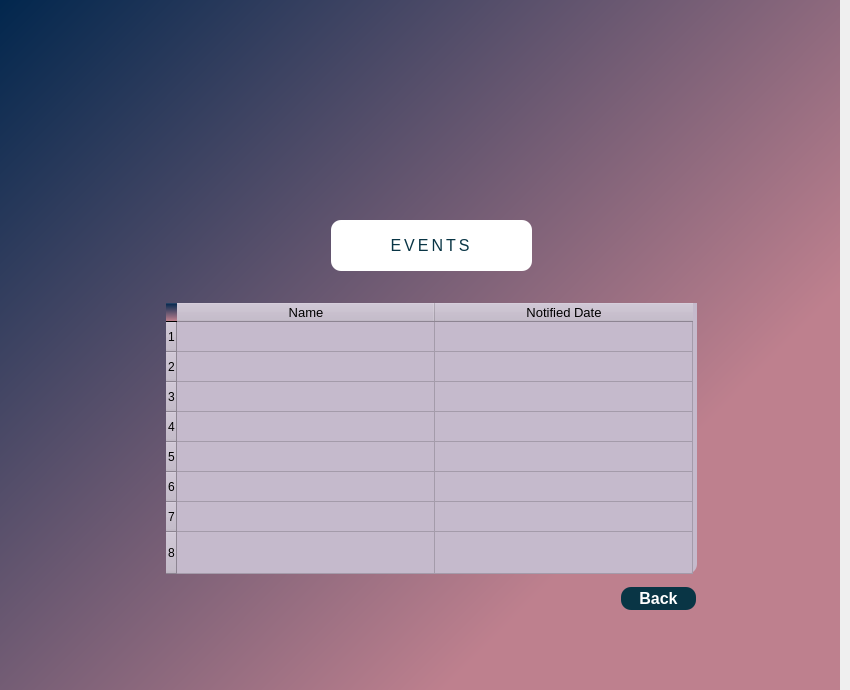
<?xml version="1.0" encoding="UTF-8"?>
<ui version="4.0">
 <class>MainWindow</class>
 <widget class="QMainWindow" name="MainWindow">
  <property name="geometry">
   <rect>
    <x>0</x>
    <y>0</y>
    <width>850</width>
    <height>690</height>
   </rect>
  </property>
  <property name="minimumSize">
   <size>
    <width>850</width>
    <height>690</height>
   </size>
  </property>
  <property name="maximumSize">
   <size>
    <width>850</width>
    <height>690</height>
   </size>
  </property>
  <property name="windowTitle">
   <string>MainWindow</string>
  </property>
  <property name="styleSheet">
   <string notr="true"/>
  </property>
  <widget class="QWidget" name="centralwidget">
   <widget class="QWidget" name="widget" native="true">
    <property name="geometry">
     <rect>
      <x>-10</x>
      <y>0</y>
      <width>850</width>
      <height>690</height>
     </rect>
    </property>
    <property name="minimumSize">
     <size>
      <width>850</width>
      <height>690</height>
     </size>
    </property>
    <property name="maximumSize">
     <size>
      <width>850</width>
      <height>690</height>
     </size>
    </property>
    <property name="font">
     <font>
      <family>Tahoma</family>
      <pointsize>12</pointsize>
      <weight>75</weight>
      <bold>true</bold>
     </font>
    </property>
    <property name="styleSheet">
     <string notr="true">background-color:#be808e;
background-color: qlineargradient(spread:pad, x1:0, y1:0, x2:0.813, y2:0.653409, stop:0#00264d, stop:1#be808e);</string>
    </property>
    <widget class="QLabel" name="infotext">
     <property name="geometry">
      <rect>
       <x>341</x>
       <y>220</y>
       <width>201</width>
       <height>51</height>
      </rect>
     </property>
     <property name="font">
      <font>
       <family>Tahoma</family>
       <pointsize>12</pointsize>
       <weight>50</weight>
       <italic>false</italic>
       <bold>false</bold>
       <underline>false</underline>
      </font>
     </property>
     <property name="styleSheet">
      <string notr="true">font: 12pt &quot;Tahoma&quot;;
border-radius:10px;
color:#093545;
background-color:white;
text-align: center;</string>
     </property>
     <property name="text">
      <string>&lt;html&gt;&lt;head/&gt;&lt;body&gt;&lt;p align=&quot;center&quot;&gt;&lt;span style=&quot;letter-spacing: 3px;&quot; &quot; font-size:18pt;&quot;&gt;EVENTS&lt;/span&gt;&lt;/p&gt;&lt;/body&gt;&lt;/html&gt;</string>
     </property>
    </widget>
    <widget class="QLabel" name="uetlogo">
     <property name="geometry">
      <rect>
       <x>68</x>
       <y>50</y>
       <width>111</width>
       <height>101</height>
      </rect>
     </property>
     <property name="sizePolicy">
      <sizepolicy hsizetype="Preferred" vsizetype="Preferred">
       <horstretch>0</horstretch>
       <verstretch>63</verstretch>
      </sizepolicy>
     </property>
     <property name="minimumSize">
      <size>
       <width>0</width>
       <height>0</height>
      </size>
     </property>
     <property name="styleSheet">
      <string notr="true">background-color:none;</string>
     </property>
     <property name="text">
      <string/>
     </property>
     <property name="pixmap">
      <pixmap>src/uetlogo.png</pixmap>
     </property>
     <property name="scaledContents">
      <bool>true</bool>
     </property>
    </widget>
    <widget class="QTableWidget" name="eventstable">
     <property name="geometry">
      <rect>
       <x>176</x>
       <y>303</y>
       <width>531</width>
       <height>271</height>
      </rect>
     </property>
     <property name="styleSheet">
      <string notr="true">background-color:#c5bacc;
 border-radius: 10px ;
self.tablewidget.setColumWidth:(0,233);</string>
     </property>
     <property name="showGrid">
      <bool>true</bool>
     </property>
     <property name="gridStyle">
      <enum>Qt::SolidLine</enum>
     </property>
     <property name="sortingEnabled">
      <bool>true</bool>
     </property>
     <property name="rowCount">
      <number>8</number>
     </property>
     <property name="columnCount">
      <number>2</number>
     </property>
     <attribute name="horizontalHeaderVisible">
      <bool>true</bool>
     </attribute>
     <attribute name="horizontalHeaderDefaultSectionSize">
      <number>258</number>
     </attribute>
     <attribute name="verticalHeaderCascadingSectionResizes">
      <bool>false</bool>
     </attribute>
     <attribute name="verticalHeaderDefaultSectionSize">
      <number>30</number>
     </attribute>
     <attribute name="verticalHeaderShowSortIndicator" stdset="0">
      <bool>false</bool>
     </attribute>
     <attribute name="verticalHeaderStretchLastSection">
      <bool>true</bool>
     </attribute>
     <row/>
     <row/>
     <row/>
     <row/>
     <row/>
     <row/>
     <row/>
     <row/>
     <column>
      <property name="text">
       <string>Name</string>
      </property>
      <property name="font">
       <font>
        <family>Tahoma</family>
        <pointsize>10</pointsize>
        <weight>50</weight>
        <bold>false</bold>
       </font>
      </property>
     </column>
     <column>
      <property name="text">
       <string>Notified Date</string>
      </property>
      <property name="font">
       <font>
        <pointsize>10</pointsize>
        <weight>50</weight>
        <bold>false</bold>
       </font>
      </property>
     </column>
    </widget>
    <widget class="QPushButton" name="back_button">
     <property name="geometry">
      <rect>
       <x>631</x>
       <y>587</y>
       <width>75</width>
       <height>23</height>
      </rect>
     </property>
     <property name="mouseTracking">
      <bool>true</bool>
     </property>
     <property name="styleSheet">
      <string notr="true">background-color:#093545;
border-radius:10px;
color:white;
font: 75 10pt &quot;Tahoma&quot;;
letter-spacing: 2 px;</string>
     </property>
     <property name="text">
      <string>Back</string>
     </property>
    </widget>
    <widget class="QLabel" name="cslogo">
     <property name="geometry">
      <rect>
       <x>680</x>
       <y>51</y>
       <width>111</width>
       <height>101</height>
      </rect>
     </property>
     <property name="sizePolicy">
      <sizepolicy hsizetype="Preferred" vsizetype="Preferred">
       <horstretch>0</horstretch>
       <verstretch>63</verstretch>
      </sizepolicy>
     </property>
     <property name="minimumSize">
      <size>
       <width>0</width>
       <height>0</height>
      </size>
     </property>
     <property name="styleSheet">
      <string notr="true">background-color:none;</string>
     </property>
     <property name="text">
      <string/>
     </property>
     <property name="pixmap">
      <pixmap>src/cs.png</pixmap>
     </property>
     <property name="scaledContents">
      <bool>true</bool>
     </property>
    </widget>
   </widget>
  </widget>
 </widget>
 <resources/>
 <connections/>
</ui>
